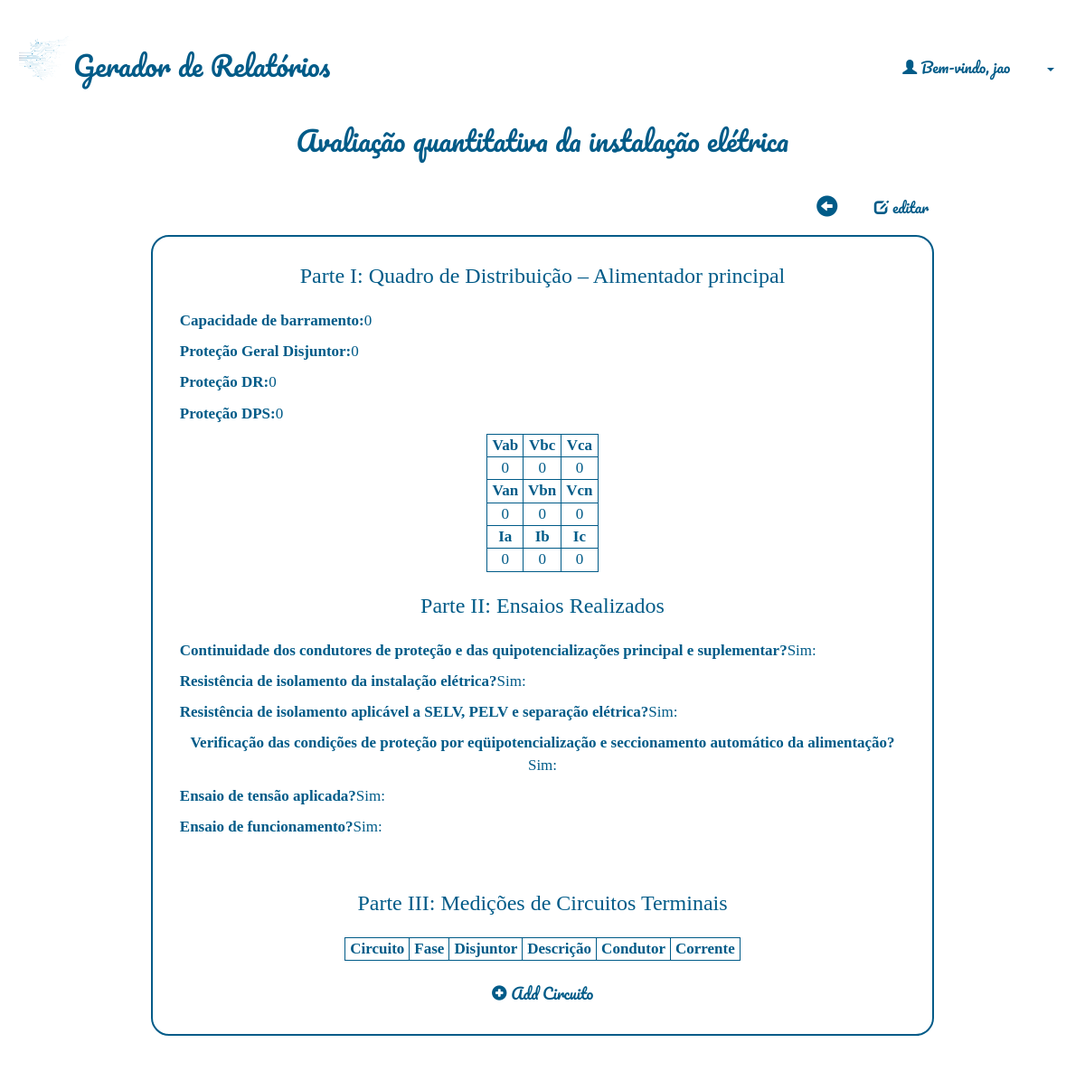
The page /relatorios/addquantitativas/42/ (signed in) on the database its author committed.
### relatorio/models.py (models this page shows)
class Relatorio(models.Model):
    autor = models.ForeignKey(User, default=None, on_delete=models.CASCADE)
    data = models.DateTimeField()
    local = models.CharField(max_length=100)
    temperatura = models.IntegerField()
    clima = models.CharField(max_length=100)
    responsaveis = models.TextField(blank=True)
    qualiprof = models.CharField(max_length=100, default='')
    riscos = models.CharField(max_length=100, default='[]')
    equipamentos = models.CharField(max_length=100, default='[]')
    sinalizacao = models.CharField(max_length=100, default='[]')
    desligamento = models.CharField(max_length=4, default='')
    integridade = models.CharField(max_length=4, default='')
    dialogo = models.CharField(max_length=4, default='')
    curso_nr = models.CharField(max_length=4, default='')
    conferido = models.CharField(max_length=4, default='')
    delimitar_area = models.CharField(max_length=4, default='')
    auxconces = models.CharField(max_length=4, default='')
    tensao = models.CharField(max_length=4, default='')
    aterramento = models.CharField(max_length=4, default='')
    altura = models.CharField(max_length=4, default='')
    cinto_seg = models.CharField(max_length=4, default='')
    requi_seg = models.CharField(max_length=4, default='')
    reavaliacao = models.CharField(max_length=4, default='')
    tempambiente = models.CharField(max_length=100, default='')
    condambiente = models.CharField(max_length=100, default='')
    altitude = models.CharField(max_length=100, default='')
    presagua = models.CharField(max_length=100, default='')
    pressolidos = models.CharField(max_length=100, default='')
    pressubst = models.CharField(max_length=100, default='')
    solmecanicas = models.CharField(max_length=100, default='')
    presmofo = models.CharField(max_length=100, default='')
    presfauna = models.CharField(max_length=100, default='')
    infleletro = models.CharField(max_length=100, default='')
    radsolar = models.CharField(max_length=100, default='')
    descatm = models.CharField(max_length=100, default='')
    movdoar = models.CharField(max_length=100, default='')
    vento = models.CharField(max_length=100, default='')
    competencia = models.CharField(max_length=100, default='')
    reseletr = models.CharField(max_length=100, default='')
    contpessoas = models.CharField(max_length=100, default='')
    condfuga = models.CharField(max_length=100, default='')
    natmatpr = models.CharField(max_length=100, default='')
    natmatcons = models.CharField(max_length=100, default='')
    classestr = models.CharField(max_length=100, default='')
    documentacao = models.CharField(max_length=100, default='')
    ambientesofreu = models.CharField(max_length=100, default='')
    instalacaoinspecionada = models.CharField(max_length=100, default='')
    linhaseletricasdisp = models.CharField(max_length=100, default='')
    compinstalacao = models.CharField(max_length=100, default='')
    linhaseletricascorr = models.CharField(max_length=100, default='')
    tomadasdeforca = models.CharField(max_length=100, default='')
    qtdesufitomadas = models.CharField(max_length=100, default='')
    instlquadist = models.CharField(max_length=100, default='')
    novoscircuitos = models.CharField(max_length=100, default='')
    advquadist = models.CharField(max_length=100, default='')
    dispprotecaoident = models.CharField(max_length=100, default='')
    protcircuitos = models.CharField(max_length=100, default='')
    barramentoquadist = models.CharField(max_length=100, default='')
    bitola = models.CharField(max_length=100, default='')
    condutident = models.CharField(max_length=100, default='')
    disjundif = models.CharField(max_length=100, default='')
    dispprotecaosurtos = models.CharField(max_length=100, default='')
    servseguranca = models.CharField(max_length=100, default='')
    esqaterramento = models.CharField(max_length=100, default='')
    reservadeenergia = models.CharField(max_length=100, default='')
    fontseguranca = models.CharField(max_length=100, default='')
    paralelismo = models.CharField(max_length=100, default='')
    capbarramento = models.PositiveSmallIntegerField(default=0)
    protgeral = models.PositiveSmallIntegerField(default=0)
    protdr = models.PositiveSmallIntegerField(default=0)
    protdps = models.PositiveSmallIntegerField(default=0)
    vab = models.PositiveSmallIntegerField(default=0)
    van = models.PositiveSmallIntegerField(default=0)
    ia= models.PositiveSmallIntegerField(default=0)
    vbc = models.PositiveSmallIntegerField(default=0)
    vbn = models.PositiveSmallIntegerField(default=0)
    ib= models.PositiveSmallIntegerField(default=0)
    vca = models.PositiveSmallIntegerField(default=0)
    vcn = models.PositiveSmallIntegerField(default=0)
    ic= models.PositiveSmallIntegerField(default=0)
    continuidade = models.CharField(max_length=100, default='')
    resistencia = models.CharField(max_length=100, default='')
    selvpelv = models.CharField(max_length=100, default='')
    verificacao = models.CharField(max_length=100, default='')
    ensaiodetensao = models.CharField(max_length=100, default='')
    ensaiodefunc = models.CharField(max_length=100, default='')

### relatorio/views.py (the view, shortened to what this page needs)
# urls.py: path('addquantitativas/<int:rel_id>/', views.quantitativas_add, name="addquantitativas"),
@login_required(login_url="/accounts/login/")
def quantitativas_add(request, rel_id):
    relatorio = Relatorio.objects.get(id=rel_id)
    circuitos = Circuito.objects.filter(rel_pai__pk=rel_id)
    if relatorio.continuidade != '':
        return render(request, 'relatorio/relatorio_quantitativas_visualiza.html', {'relatorio': relatorio, 'circuitos':circuitos})

### relatorio/templates/relatorio/relatorio_quantitativas_visualiza.html (shortened to what this page needs)
{% extends 'base_layout.html'%}
{% block content %}
<div id="relatorio-visualiza-wrapper"  class="container-fluid">
        <div class="container">
                <h2 style="text-align:center;">Avaliação quantitativa da instalação elétrica</h3>
                <nav class="navbar navbar-expand-lg justify-content-space-between">
                        <button id="botao-icon" class="navbar-brand" onclick="history.back()">
                                <h3><span class="glyphicon glyphicon-circle-arrow-left"></span></h3>
                        </button>
                        <a id="botao-icon" class="nav-link" href="{% url 'relatorio:edita' rel_id=relatorio.id %}">
                                <span class="glyphicon glyphicon-edit"></span> editar
                        </a>
                </nav>
        <div id="relatorio-visualiza" class="container-fluid">
                        <h3>Parte I: Quadro de Distribuição – Alimentador principal</h3>
                        <br>
                        <p><b>Capacidade de barramento:</b>{{ relatorio.capbarramento }}</p>
                        <p><b>Proteção Geral Disjuntor:</b>{{ relatorio.protgeral }}</p>
                        <p><b>Proteção DR:</b>{{ relatorio.protdr }}</p>
                        <p><b>Proteção DPS:</b>{{ relatorio.protdps }}</p>
                        <table>
                                <tr>
                                        <th>Vab</th>
                                        <th>Vbc</th>
                                        <th>Vca</th>
                                </tr>
                                <tr>
                                        <td>{{ relatorio.vab }}</td>
                                        <td>{{ relatorio.vbc }}</td>
                                        <td>{{ relatorio.vca }}</td>
                                </tr>
                                <tr>
                                        <th>Van</th>
                                        <th>Vbn</th>
                                        <th>Vcn</th>
                                </tr>
                                <tr>
                                        <td>{{ relatorio.van }}</td>
                                        <td>{{ relatorio.vbn }}</td>
                                        <td>{{ relatorio.vcn }}</td>
                                </tr>
                                <tr>
                                        <th>Ia</th>
                                        <th>Ib</th>
                                        <th>Ic</th>
                                </tr>
                                <tr>
                                        <td>{{ relatorio.ia }}</td>
                                        <td>{{ relatorio.ib }}</td>
                                        <td>{{ relatorio.ic }}</td>
                                </tr>
                        </table>
                        <br>
                        <h3>Parte II: Ensaios Realizados</h3>
                        <br>
                        <p><b>Continuidade dos condutores de proteção e das quipotencializações principal e suplementar?</b> {{ relatorio.continuidade }}</p>
                        <p><b>Resistência de isolamento da instalação elétrica?</b>{{ relatorio.resistencia }}</p>
                        <p><b>Resistência de isolamento aplicável a SELV, PELV e separação elétrica?</b>{{ relatorio.selvpelv }}</p>
                        <p><b>Verificação das condições de proteção por eqüipotencialização e seccionamento automático da alimentação?</b>{{ relatorio.verificacao }}</p>
                        <p><b>Ensaio de tensão aplicada?</b>{{ relatorio.ensaiodetensao }}</p>
                        <p><b>Ensaio de funcionamento?</b>{{ relatorio.ensaiodefunc }}</p>
                        <br>
                        <br>
                        <h3>Parte III: Medições de Circuitos Terminais</h3>
                        <br>
                        <table>
                                <tr>
                                        <th>Circuito</th>
                                        <th>Fase</th>
                                        <th>Disjuntor</th>
                                        <th>Descrição</th>
                                        <th>Condutor</th>
                                        <th>Corrente</th>
                                </tr>
                        </table>
                        <br>
                        <a id="botao-icon" href="{% url 'relatorio:addcircuito' rel_id=relatorio.id %}">
                                <span class="glyphicon glyphicon-plus-sign"></span>
                                Add Circuito
                        </a>
        </div>
        </div>
</div>
{% endblock %}

### templates/base_layout.html (shortened to what this page needs)
<!DOCTYPE html>
<html lang="pt-BR">
<head>
    <link href="https://cdn.jsdelivr.net/npm/bootstrap@5.1.3/dist/css/bootstrap.min.css" rel="stylesheet">
    <link rel="stylesheet" href="https://maxcdn.bootstrapcdn.com/bootstrap/3.4.0/css/bootstrap.min.css">
    {% load static %}
    <link rel="stylesheet" href="{% static 'styles.css' %}">
</head>
<body>
    <header class="wrapper">
        <h1><a href="{% url 'home' %}"><img src="{% static 'logo.png' %}" alt="calendario"/>Gerador de Relatórios</a></h1>
        <nav>
            <ul style="margin: 40px 0 0 0;">
                {% if user.is_authenticated %}
                    <div class="dropdown">
                        <span class="glyphicon glyphicon-user"></span> Bem-vindo, {{ user }}
                        <a class="btn btn-secondary dropdown-toggle" href="#" role="button" id="botao-usuario" data-toggle="dropdown" aria-haspopup="true" aria-expanded="false">
                          </a>
                      </div>
                {% else %}
                    <a id="botao-icon" href="{% url 'accounts:login' %}">Log in</a>
                    <a id="botao-icon" href="{% url 'accounts:signup' %}">Sign up</a>
                {% endif %}
            </ul>
        </nav>
    </header>
    <div class="wrapper">
        {% block content %}
        {% endblock %}
    </div>
</body>
</html>

### assets/styles.css (style rules this page uses)
body { background-color: #ffffff; color: #005b88; padding: 0 1px 0 1px; font-family: Pacifico; font-size: medium; }
img { width: 60px; height: auto; vertical-align: bottom; }
#botao-usuario { background-color: transparent; color: #005b88; }
.login input, #relatorio-visualiza, #criaRelatorio { font-family: Cambria, Cochin, Georgia, Times, 'Times New Roman', serif; }
#relatorio-visualiza-wrapper { width: 80%; display: flex; align-items: center; justify-content: center; justify-self: center; }
#relatorio-visualiza { border-radius: 20px; align-self: center; text-align: center; border: 2px solid #005b88; margin: 40px; margin-top: 5px; margin-left: auto; padding: 30px; font-size: 17px; position: relative; }
#relatorio-visualiza p { display: table; text-justify: auto; }
table { margin: auto; }
h1 a { font-weight: normal; font-size: 30px; margin: 0; }
h2,h3,h4,h5 { color: #005b88; font-weight: normal; margin: 0; }
a, .dropdown-item { color: #005b88; }
a, a:hover, a:visited, .dropdown-item:visited { text-decoration: none; }
td, th { text-align: center; padding-inline: 5px; border: 1px solid #005b88; border-radius: 20px; }
.wrapper { margin: 0 auto; padding: 20px; }
header { display: grid; align-self: center; grid-template-columns: 1fr 1fr; padding: 20px 0; }
nav { justify-self: end; }
.navbar { margin-bottom: 0px; padding-bottom: 0px; margin-top: 3%; }
nav a { display: inline-block; margin-left: 20px; }
#botao-icon { background: none; font-family: Pacifico; color: #005b88; cursor: pointer; border-width: 0; justify-self: start; cursor: pointer; padding: 5px; }
.navbar-brand { margin-left: 0px; font-size: 23px; cursor:default; }

### rows shown on the page
Relatorio: capbarramento "0", protgeral "0", protdr "0", protdps "0", vab "0", vbc "0", vca "0", van "0", vbn "0", vcn "0", ia "0", ib "0", ic "0", continuidade "Sim:", resistencia "Sim:", selvpelv "Sim:", verificacao "Sim:", ensaiodetensao "Sim:", ensaiodefunc "Sim:"

### other values the page prints
{{ user }} "jao"
